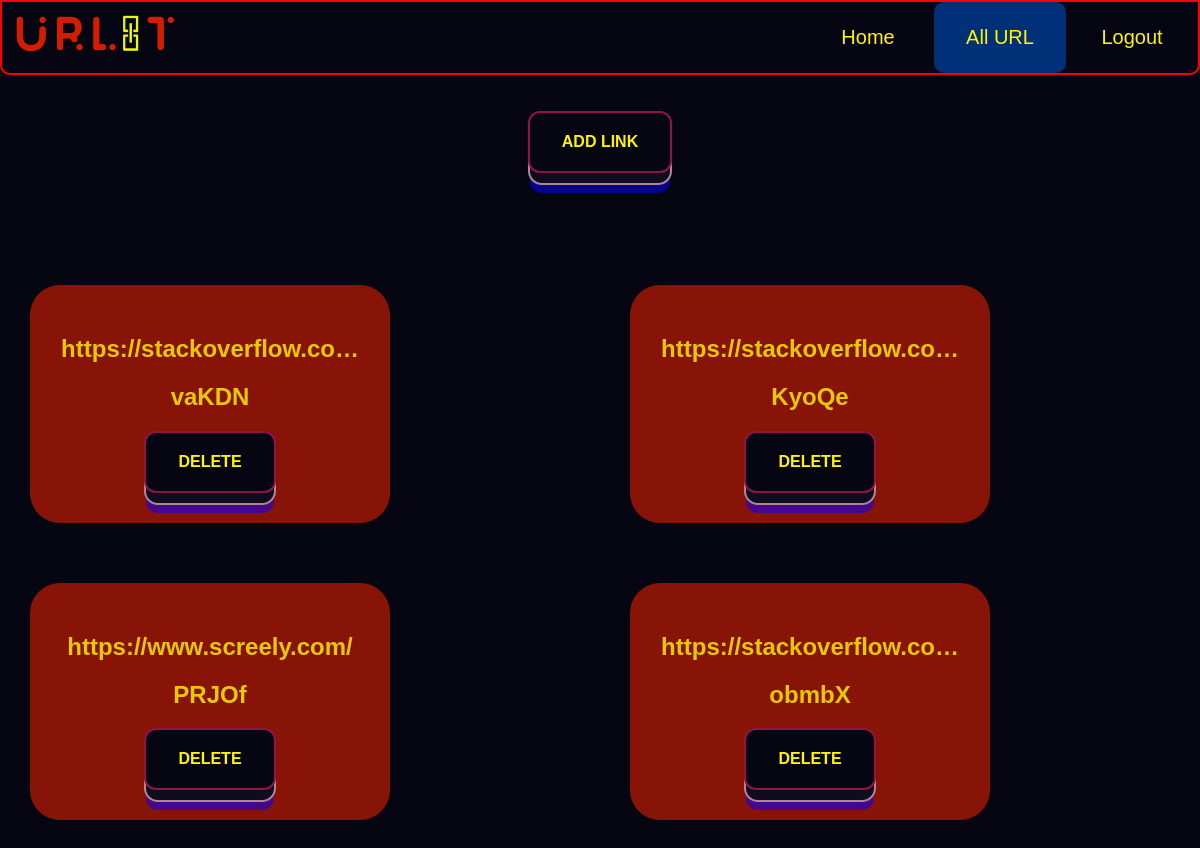
Page /details/ (signed in) on the earlier database version.
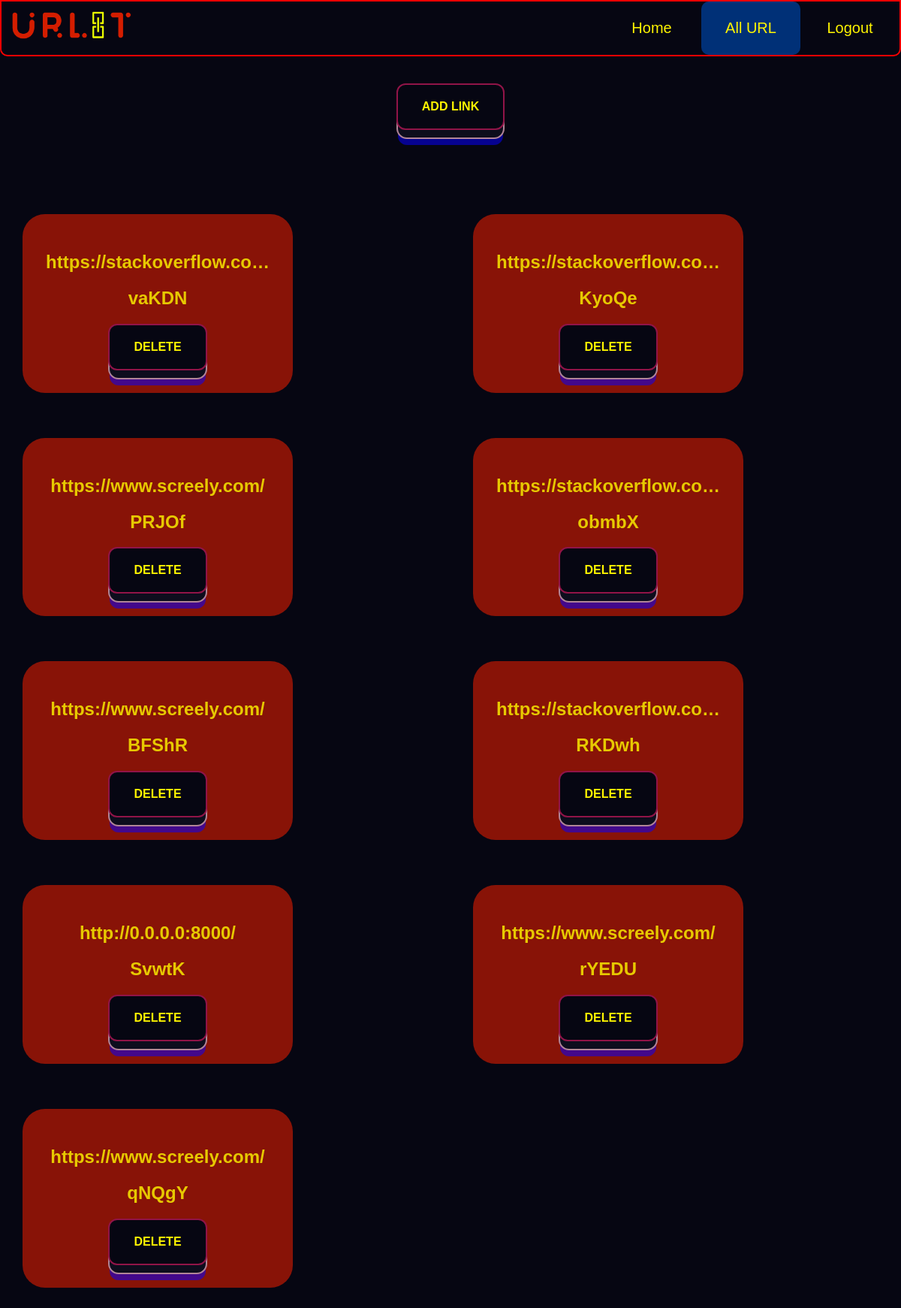
Same page on the later database version.
### home/models.py (models this page shows, shortened)
class URL(models.Model):
    name = models.ForeignKey(User, on_delete=models.CASCADE)
    url_link = models.URLField(max_length=200)
    short_code = models.CharField(max_length=50)
    slug = models.SlugField(unique=True)

### home/views.py (the view)
# urls.py: path('details/',views.UserDataListView.as_view(),name='details'),
class UserDataListView(LoginRequiredMixin,ListView):
    model = URL
    login_url='login'
    context_object_name = 'urls'
    template_name = "home/home.html"
    def get_context_data(self, **kwargs):
        context = super().get_context_data(**kwargs)
        context['urls'] = context['urls'].filter(name=self.request.user)
        return context

### home/templates/home/home.html (shortened to what this page needs)
{% extends 'base.html' %}
{% load static %}
{% block styles %}
    <link rel="stylesheet" href="{% static 'css/home.css' %}">
{% endblock styles %}
{% block content %}
<br><br>
<div class="center">
    <a href="{% url 'shorten-url' %}"><button class="learn-more">ADD link</button></a>
</div>
<br><br>
<br><br>
<br><br>
<br><br>
<div class="all_cards">
    {% for user in urls %}
    <div class="urls">
        <a href="{{ user.url_link }}"><h2>{{ user.url_link |truncatechars:25 }}</h2></a>
        <h2><a href="{% url 'redirect' user.short_code %}">{{ user.short_code }}</a></h2>
            <a href="{% url 'delete' user.id %}"><button class="learn-more">DELETE</button></a>
    </div>
    {% endfor %}
</div>
{% endblock content %}

### static/templates/base.html (shortened to what this page needs)
{% load static %}
<!DOCTYPE html>
<html lang="en">
<head>
    <link rel="stylesheet" href="{% static 'css/style.css' %}">
    {% block styles %}
    {% endblock styles %}
</head>
<body>
    <nav>
        <div class="topnav" id="myTopnav">
            <img src="{% static 'images/logo.png' %}" class="logo--nav" alt="Logo" width="180px">
            {% if user.is_authenticated %}
                <a href="{% url 'logout' %}">Logout</a>
            {% else %}
                <a {% if request.path == '/signup/' %} class="active" {% endif %} href="{% url 'signup' %}">Register</a>
                <a {% if request.path == '/login/' %} class="active" {% endif %} href="{% url 'login' %}">Login</a>
            {% endif %}
            <a {% if request.path == '/details/' %} class="active" {% endif %} href="{% url 'details' %}">All URL</a>
            <a {% if request.path == '/' %} class="active" {% endif %} href="{% url 'home' %}">
                Home
            </a>
        </div>
    </nav>
    {% block content %}{% endblock content %}
</body>
</html>

### static/css/style.css (style rules this page uses)
body { background-color: #060612; color: #fff700bd; height: 100vh; padding: 0; margin: 0; }
a { text-decoration: none; color: #fff700cc; }
*::before, *::after { box-sizing: border-box; }
body { font-family: "Rubik", sans-serif; min-height: 100vh; }
button { position: relative; display: inline-block; cursor: pointer; outline: none; border: 0; vertical-align: middle; text-decoration: none; font-size: inherit; font-family: inherit; }
button.learn-more { font-weight: 600; color: #FFF500; text-transform: uppercase; padding: 1.25em 2em; background-color: #060612; border: 2px solid #911448; border-radius: 0.75em; transform-style: preserve-3d; transition: transform 150ms cubic-bezier(0, 0, 0.58, 1), background 150ms cubic-bezier(0, 0, 0.58, 1); }
button.learn-more::before { position: absolute; content: ""; width: 100%; height: 100%; top: 0; left: 0; right: 0; bottom: 0; background-color: #0d0d1d; border-radius: inherit; box-shadow: 0 0 0 2px #b18597, 0 0.625em 0 0 #0800ff88; transform: translate3d(0, 0.75em, -1em); transition: transform 150ms cubic-bezier(0, 0, 0.58, 1), box-shadow 150ms cubic-bezier(0, 0, 0.58, 1); }
body { margin: 0; font-family: Arial }
.topnav { overflow: hidden; border: 2px solid red; border-bottom-left-radius: 10px; border-bottom-right-radius: 10px; }
.topnav a { float: right; height: 43px; width: 100px; border-radius: 10px; display: block; color: #FFF500; display: flex; align-items: center; justify-content: center; padding: 14px 16px; text-decoration: none; font-size: 20px; }
.active { background-color: #003077; color: #FFF500; }

### static/css/home.css (style rules this page uses)
.urls { background-color: #d41c00a2; border-radius: 30px; text-align: center; margin: 30px; padding: 30px; max-width: 300px; text-align: center; }
.all_cards { display: grid; gap: auto; text-align: center; grid-template-columns: auto auto auto auto; }
.center { position: absolute; left: 0; right: 0; margin: auto; max-width: fit-content; }
@media (max-width:1662px) { .all_cards { display: grid; grid-template-columns: auto auto auto; } }
@media (max-width:1244px) { .all_cards { display: grid; grid-template-columns: auto auto ; } }

Differences in the rows shown:
added URL: url_link "https://www.screely.com/", short_code "BFShR"
added URL: url_link "https://stackoverflow.co…", short_code "RKDwh"
added URL: url_link "http://0.0.0.0:8000/", short_code "SvwtK"
added URL: url_link "https://www.screely.com/", short_code "rYEDU"
added URL: url_link "https://www.screely.com/", short_code "qNQgY"
